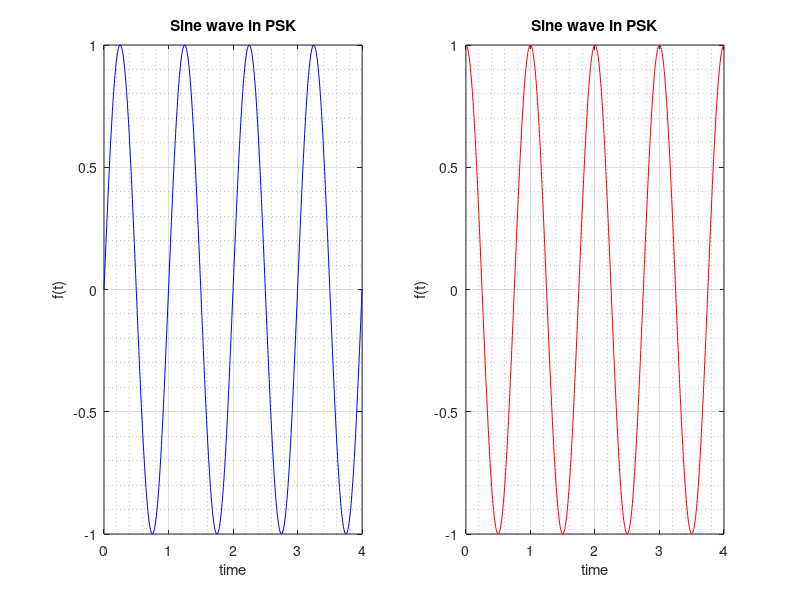

This chart was generated by the following MATLAB code:
subplot(1, 2, 1)
t = 0 : 0.01 : 4
f = 1
A = 1
y = A * sin(2 * pi * f * t)
plot(t, y, 'b')
title('Sine wave in PSK')
xlabel('time')
ylabel('f(t)')
grid on
grid minor

subplot(1, 2, 2)
y2 = A * sin(2 * pi * f * t + 90 * pi / 180)
plot(t, y2, 'r')
title('Sine wave in PSK')
xlabel('time')
ylabel('f(t)')
grid on
grid minor